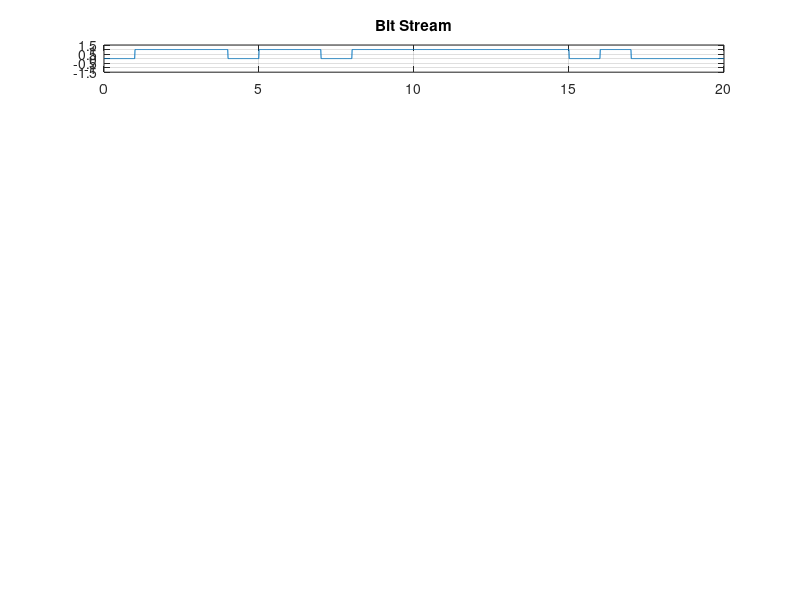

The MATLAB script that drew this image: (Note: this script raises an error after producing the figure.)
clc; clear; close all;
N=20; Tb=1; bits=randi([0 1],1,N);

bit_stream=[]; 
for b=bits, bit_stream=[bit_stream b*ones(1,100)];
end
uni_nrz=[]; 
for b=bits, uni_nrz=[uni_nrz b*ones(1,100)]; 
end
polar_nrz=[]; 
for b=bits, polar_nrz=[polar_nrz (2*b-1)*ones(1,100)]; 
end

manch=[]; 
for b=bits
    if b==1
        manch=[manch ones(1,50) -ones(1,50)];
    else
        manch=[manch -ones(1,50) ones(1,50)];
    end
end

ami=[]; last=-1;
for b=bits
    if b==1
        last=-last;
        ami=[ami last*ones(1,100)];
    else
        ami=[ami zeros(1,100)];
    end
end

uni_rz=[]; 
for b=bits
    if b==1
        uni_rz=[uni_rz ones(1,50) zeros(1,50)];
    else
        uni_rz=[uni_rz zeros(1,100)];
    end
end

polar_rz=[]; 
for b=bits
    if b==1
        polar_rz=[polar_rz ones(1,50) zeros(1,50)];
    else
        polar_rz=[polar_rz -ones(1,50) zeros(1,50)];
    end
end

diff=[]; level=0;
for b=bits
    if b==1
        level=~level; 
    end
    diff=[diff level*ones(1,100)];
end

codes={bit_stream, uni_nrz, uni_rz, polar_nrz, polar_rz, ami, manch, diff};
titles={'Bit Stream','Unipolar NRZ','Unipolar RZ','Polar NRZ','Polar RZ','Bipolar AMI','Manchester','Differential'};
figure;
for k=1:8
    subplot(8,1,k);
    plot(linspace(0,N*Tb,length(codes{k})), codes{k});
    ylim([-1.5 1.5]); xlim([0 N*Tb]); title(titles{k}); grid on;
    for n=0:N, xline(n*Tb,'--k'); end
end

xlabel('Time (T_b)');
